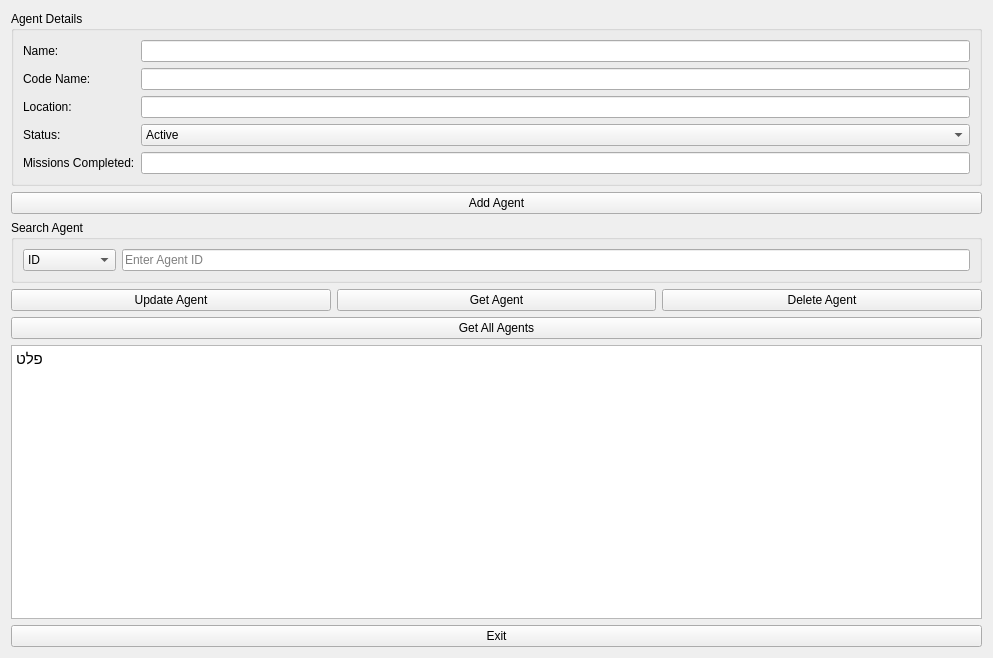
<?xml version="1.0" encoding="UTF-8"?>
<ui version="4.0">
 <class>centralwidget</class>
 <widget class="QWidget" name="centralwidget">
  <property name="geometry">
   <rect>
    <x>0</x>
    <y>0</y>
    <width>993</width>
    <height>658</height>
   </rect>
  </property>
  <layout class="QVBoxLayout" name="verticalLayout">
   <item>
    <widget class="QGroupBox" name="inputGroup">
     <property name="title">
      <string>Agent Details</string>
     </property>
     <layout class="QGridLayout" name="gridLayout">
      <item row="3" column="1">
       <widget class="QLabel" name="statusLabel">
        <property name="text">
         <string>Status:</string>
        </property>
       </widget>
      </item>
      <item row="0" column="2">
       <widget class="QLineEdit" name="nameInput"/>
      </item>
      <item row="3" column="2">
       <widget class="QComboBox" name="statusCombo">
        <item>
         <property name="text">
          <string>Active</string>
         </property>
        </item>
        <item>
         <property name="text">
          <string>Injured</string>
         </property>
        </item>
        <item>
         <property name="text">
          <string>Missing</string>
         </property>
        </item>
        <item>
         <property name="text">
          <string>Retired</string>
         </property>
        </item>
       </widget>
      </item>
      <item row="2" column="2">
       <widget class="QLineEdit" name="locationInput"/>
      </item>
      <item row="0" column="1">
       <widget class="QLabel" name="nameLabel">
        <property name="text">
         <string>Name:</string>
        </property>
       </widget>
      </item>
      <item row="4" column="1">
       <widget class="QLabel" name="missionsLabel">
        <property name="text">
         <string>Missions Completed:</string>
        </property>
       </widget>
      </item>
      <item row="1" column="2">
       <widget class="QLineEdit" name="codeNameInput"/>
      </item>
      <item row="1" column="1">
       <widget class="QLabel" name="codeNameLabel">
        <property name="text">
         <string>Code Name:</string>
        </property>
       </widget>
      </item>
      <item row="2" column="1">
       <widget class="QLabel" name="locationLabel">
        <property name="text">
         <string>Location:</string>
        </property>
       </widget>
      </item>
      <item row="4" column="2">
       <widget class="QLineEdit" name="missionsInput"/>
      </item>
     </layout>
    </widget>
   </item>
   <item>
    <widget class="QPushButton" name="addButton">
     <property name="text">
      <string>Add Agent</string>
     </property>
    </widget>
   </item>
   <item>
    <widget class="QGroupBox" name="searchGroup">
     <property name="title">
      <string>Search Agent</string>
     </property>
     <layout class="QHBoxLayout" name="searchLayout">
      <item>
       <widget class="QComboBox" name="searchCombo">
        <item>
         <property name="text">
          <string>ID</string>
         </property>
        </item>
        <item>
         <property name="text">
          <string>CodeName</string>
         </property>
        </item>
       </widget>
      </item>
      <item>
       <widget class="QLineEdit" name="searchInput">
        <property name="placeholderText">
         <string>Enter Agent ID</string>
        </property>
       </widget>
      </item>
     </layout>
    </widget>
   </item>
   <item>
    <layout class="QVBoxLayout" name="verticalLayout_2"/>
   </item>
   <item>
    <layout class="QHBoxLayout" name="buttonLayout">
     <item>
      <widget class="QPushButton" name="updateButton">
       <property name="text">
        <string>Update Agent</string>
       </property>
      </widget>
     </item>
     <item>
      <widget class="QPushButton" name="getButton">
       <property name="text">
        <string>Get Agent</string>
       </property>
      </widget>
     </item>
     <item>
      <widget class="QPushButton" name="deleteButton">
       <property name="text">
        <string>Delete Agent</string>
       </property>
      </widget>
     </item>
    </layout>
   </item>
   <item>
    <widget class="QPushButton" name="getAllButton">
     <property name="text">
      <string>Get All Agents</string>
     </property>
    </widget>
   </item>
   <item>
    <widget class="QTextEdit" name="outputArea">
     <property name="tabChangesFocus">
      <bool>false</bool>
     </property>
     <property name="readOnly">
      <bool>true</bool>
     </property>
     <property name="html">
      <string>&lt;!DOCTYPE HTML PUBLIC &quot;-//W3C//DTD HTML 4.0//EN&quot; &quot;http://www.w3.org/TR/REC-html40/strict.dtd&quot;&gt;
&lt;html&gt;&lt;head&gt;&lt;meta name=&quot;qrichtext&quot; content=&quot;1&quot; /&gt;&lt;meta charset=&quot;utf-8&quot; /&gt;&lt;style type=&quot;text/css&quot;&gt;
p, li { white-space: pre-wrap; }
hr { height: 1px; border-width: 0; }
li.unchecked::marker { content: &quot;\2610&quot;; }
li.checked::marker { content: &quot;\2612&quot;; }
&lt;/style&gt;&lt;/head&gt;&lt;body style=&quot; font-family:'Segoe UI'; font-size:9pt; font-weight:400; font-style:normal;&quot;&gt;
&lt;p align=&quot;justify&quot; style=&quot; margin-top:0px; margin-bottom:0px; margin-left:0px; margin-right:0px; -qt-block-indent:0; text-indent:0px;&quot;&gt;&lt;span style=&quot; font-size:11pt;&quot;&gt;פלט&lt;/span&gt;&lt;/p&gt;&lt;/body&gt;&lt;/html&gt;</string>
     </property>
    </widget>
   </item>
   <item>
    <widget class="QPushButton" name="exitButton">
     <property name="text">
      <string>Exit</string>
     </property>
    </widget>
   </item>
   <item>
    <layout class="QVBoxLayout" name="verticalLayout_3"/>
   </item>
  </layout>
 </widget>
 <resources/>
 <connections/>
</ui>
